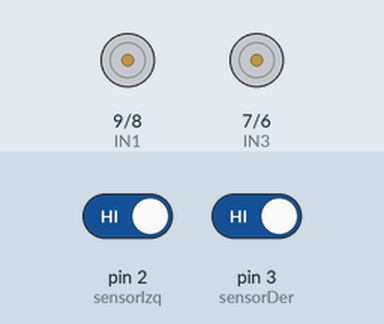
The sketch below on a simulated Arduino Uno, built with avr-gcc and run on an emulated ATmega328P. Shown: motor-driver pin pairs drawn as motors (green arrow = first pin HIGH = forward, orange = second pin HIGH = backward, longer = more drive, scaled by the enable pin). Inputs (shaded band) come from the test bench; at power-on: pin 2 (sensorIzq) HIGH, pin 3 (sensorDer) HIGH.

Above: at 1.2 s.
1.3 s: pin 2 (sensorIzq) driven LOW
At 2.0 s:
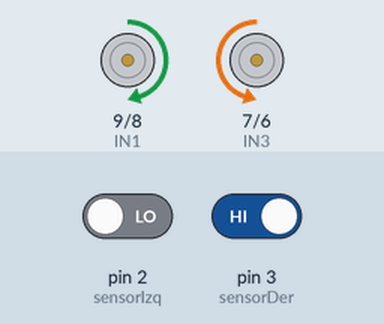
2.8 s: pin 3 (sensorDer) driven LOW
At 3.2 s:
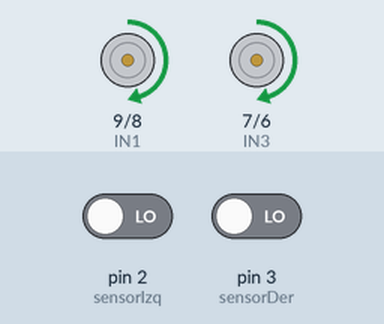
4.3 s: pin 2 (sensorIzq) driven HIGH
At 5.5 s:
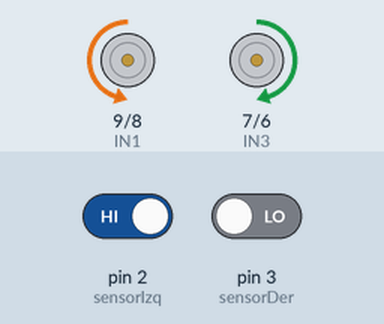
Timing chart, 0 to 7.3 s (numbered marks = the images above; inputs shaded):
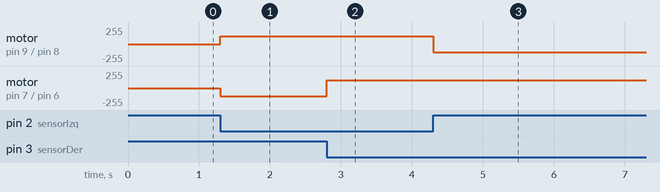

The sketch:

SegudorLinea.ino
```cpp
// --- Pines de control del Driver L298N ---
const int ENA = 10; // Velocidad del motor izquierdo (Pin PWM)
const int IN1 = 9;  // Dirección motor izquierdo (Avanzar)
const int IN2 = 8;  // Dirección motor izquierdo (Retroceder)
const int IN3 = 7;  // Dirección motor derecho (Avanzar)
const int IN4 = 6;  // Dirección motor derecho (Retroceder)
const int ENB = 5;  // Velocidad del motor derecho (Pin PWM)

// --- Pines de los Sensores Infrarrojos ---
const int sensorIzq = 2; // Sensor izquierdo
const int sensorDer = 3; // Sensor derecho

// --- Configuración de Velocidad ---
// Ajusta este valor (0 a 255) según la potencia de tus motores y batería.
int velocidad = 120;

void setup() {
  // Configuración de pines de motores como salida
  pinMode(ENA, OUTPUT);
  pinMode(IN1, OUTPUT);
  pinMode(IN2, OUTPUT);
  pinMode(IN3, OUTPUT);
  pinMode(IN4, OUTPUT);
  pinMode(ENB, OUTPUT);

  // Configuración de pines de sensores como entrada
  pinMode(sensorIzq, INPUT);
  pinMode(sensorDer, INPUT);
}

void loop() {
  // Leer el estado de los sensores (HIGH = Línea Negra, LOW = Fondo Blanco)
  int estadoIzq = digitalRead(sensorIzq);
  int estadoDer = digitalRead(sensorDer);

  if (estadoIzq == LOW && estadoDer == LOW) {
    // Ambos sensores en blanco: La línea está en el centro.
    avanzar();
  }
  else if (estadoIzq == HIGH && estadoDer == LOW) {
    // El sensor izquierdo tocó la línea negra: El robot se desvió a la derecha.
    girarIzquierda();
  }
  else if (estadoIzq == LOW && estadoDer == HIGH) {
    // El sensor derecho tocó la línea negra: El robot se desvió a la izquierda.
    girarDerecha();
  }
  else if (estadoIzq == HIGH && estadoDer == HIGH) {
    // Ambos sensores en línea negra: Intersección o final de la pista.
    detener();
  }
}

// --- Funciones de Movimiento ---

void avanzar() {
  analogWrite(ENA, velocidad);
  analogWrite(ENB, velocidad);
  digitalWrite(IN1, HIGH);
  digitalWrite(IN2, LOW);
  digitalWrite(IN3, HIGH);
  digitalWrite(IN4, LOW);
}

void girarIzquierda() {
  // El motor derecho avanza y el izquierdo retrocede para un giro rápido
  analogWrite(ENA, velocidad);
  analogWrite(ENB, velocidad);
  digitalWrite(IN1, LOW);
  digitalWrite(IN2, HIGH);
  digitalWrite(IN3, HIGH);
  digitalWrite(IN4, LOW);
}

void girarDerecha() {
  // El motor izquierdo avanza y el derecho retrocede
  analogWrite(ENA, velocidad);
  analogWrite(ENB, velocidad);
  digitalWrite(IN1, HIGH);
  digitalWrite(IN2, LOW);
  digitalWrite(IN3, LOW);
  digitalWrite(IN4, HIGH);
}

void detener() {
  analogWrite(ENA, 0);
  analogWrite(ENB, 0);
  digitalWrite(IN1, LOW);
  digitalWrite(IN2, LOW);
  digitalWrite(IN3, LOW);
  digitalWrite(IN4, LOW);
}
```

Measured:
- after the input at 1.3 s, motor on pin 9 (IN1) / pin 8 (IN2): stopped → forward 120/255 at once; motor on pin 7 (IN3) / pin 6 (IN4): stopped → backward 120/255 at once
- after the input at 2.8 s, motor on pin 7 (IN3) / pin 6 (IN4): backward 120/255 → forward 120/255 at once
- after the input at 4.3 s, motor on pin 9 (IN1) / pin 8 (IN2): forward 120/255 → backward 120/255 at once
